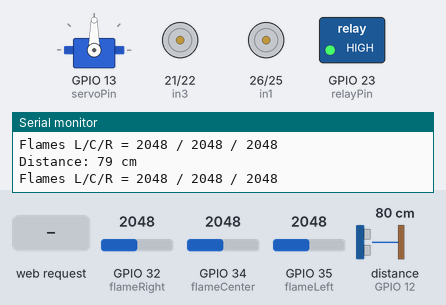
Bench run of a sketch on a simulated ESP32. On the bench: servo, motor-driver pin pairs drawn as motors (green arrow = first pin HIGH = forward, orange = second pin HIGH = backward, longer = more drive), switched loads named in the sketch (green lamp = pin HIGH), the last lines printed to the serial monitor. Wiring (inferred from the names in the program): ultrasonic range finder: trigger GPIO 14; echo GPIO 12. The test bench sets the inputs (shaded band); at power-on: GPIO 32 (flameRight) = 2048, distance to the obstacle (sensor on GPIO 12) 80 cm, GPIO 34 (flameCenter) = 2048, GPIO 35 (flameLeft) = 2048. The echo pulse lasts 58.3 µs per cm; WiFi joins after 1.5 s; servers stay silent unless stated; pins used as bus, display or sensor lines are not drawn.

Above: at 2.7 s.
2.8 s: GPIO 32 (flameRight) set to 1048
4.3 s: GPIO 32 (flameRight) set to 939
At 5.1 s:
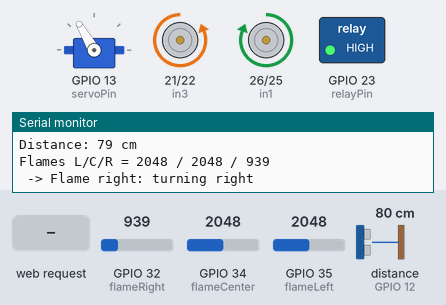
5.8 s: distance to the obstacle (sensor on GPIO 12) set to 32 cm
7.3 s: distance to the obstacle (sensor on GPIO 12) set to 26 cm
At 8.4 s:
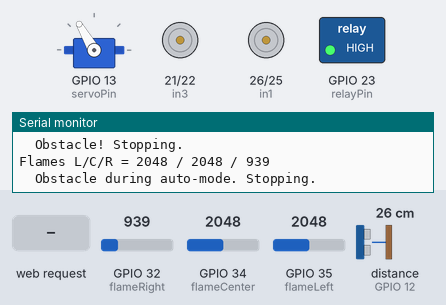
8.9 s: HTTP request GET /forward received
10.5 s: HTTP request GET /backward received
Timing chart, 0 to 13.0 s (numbered marks = the images above; inputs shaded):
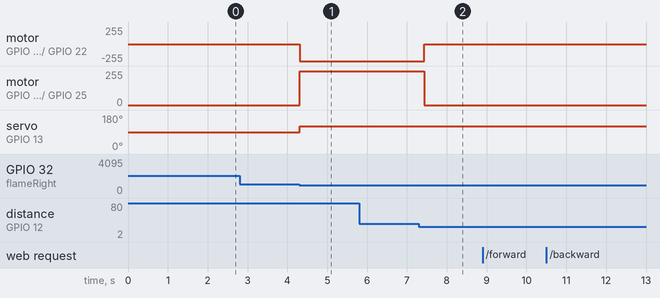

The sketch:

Fire_Fighter_Robot.ino
```cpp
#include <WiFi.h>
#include <ESP32Servo.h>

// Motor control pins
const int in1 = 26;
const int in2 = 25;
const int in3 = 21;
const int in4 = 22;

// Relay pin (you said you’re already using GPIO 23)
const int relayPin = 23;

// Ultrasonic sensor pins
const int trigPin = 14;
const int echoPin = 12;

// Flame sensor pins (analog)
const int flameLeft   = 35;
const int flameRight  = 32;
const int flameCenter = 34;

// Servo for pipe
const int servoPin = 13;
Servo waterServo;

// Wi-Fi credentials
const char* ssid     = "OnePlus 12R";
const char* password = "12345678";

WiFiServer server(80);
bool autoMode = false;

// Read ultrasonic distance (cm)
long readDistance() {
  digitalWrite(trigPin, LOW);
  delayMicroseconds(2);
  digitalWrite(trigPin, HIGH);
  delayMicroseconds(10);
  digitalWrite(trigPin, LOW);
  long d = pulseIn(echoPin, HIGH, 30000);
  if (!d) return 999;
  return d * 0.034 / 2;
}

// Motor helpers
void forward() {
  digitalWrite(in1, HIGH); digitalWrite(in2, LOW);
  digitalWrite(in3, HIGH); digitalWrite(in4, LOW);
}

void backward() {
  digitalWrite(in1, LOW); digitalWrite(in2, HIGH);
  digitalWrite(in3, LOW); digitalWrite(in4, HIGH);
}

void turnRight() {
  digitalWrite(in1, HIGH); digitalWrite(in2, LOW);
  digitalWrite(in3, LOW);  digitalWrite(in4, HIGH);
}

void turnLeft() {
  digitalWrite(in1, LOW);  digitalWrite(in2, HIGH);
  digitalWrite(in3, HIGH); digitalWrite(in4, LOW);
}

void stopMotors() {
  digitalWrite(in1, LOW); digitalWrite(in2, LOW);
  digitalWrite(in3, LOW); digitalWrite(in4, LOW);
}

void setup() {
  Serial.begin(115200);
  pinMode(in1, OUTPUT); pinMode(in2, OUTPUT);
  pinMode(in3, OUTPUT); pinMode(in4, OUTPUT);
  stopMotors();

  pinMode(relayPin, OUTPUT);        // relay is now purely manual
  digitalWrite(relayPin, HIGH);      // ensure it starts OFF

  // Ultrasonic
  pinMode(trigPin, OUTPUT);
  pinMode(echoPin, INPUT);

  // Flame sensors (still used for movement logic)
  pinMode(flameLeft, INPUT);
  pinMode(flameRight, INPUT);
  pinMode(flameCenter, INPUT);

  // Servo
  waterServo.attach(servoPin);
  waterServo.write(90);

  WiFi.begin(ssid, password);
  Serial.print("Connecting to Wi-Fi");
  while (WiFi.status() != WL_CONNECTED) {
    delay(500); Serial.print(".");
  }
  Serial.println("\nConnected – IP = " + WiFi.localIP().toString());
  server.begin();
}

void loop() {
  // 1) Obstacle check
  long dist = readDistance();
  Serial.printf("Distance: %ld cm\n", dist);
  if (dist < 30) {
    Serial.println("  Obstacle! Stopping.");
    stopMotors();
    // relay untouched
  }

  // 2) Flame-chasing movement (relay logic removed entirely)
  int vLeft   = analogRead(flameLeft);
  int vCenter = analogRead(flameCenter);
  int vRight  = analogRead(flameRight);
  Serial.printf("Flames L/C/R = %d / %d / %d\n", vLeft, vCenter, vRight);

  if (!(vLeft == 0 || vCenter == 0 || vRight == 0)) {
    const int TH = 1000;
    if (vCenter < TH) {
      autoMode = true;
      dist = readDistance();
      if (dist < 30) {
        Serial.println("  Obstacle during auto-mode. Stopping.");
        stopMotors();
        autoMode = false;
      } else {
        waterServo.write(90);
        Serial.println(" -> Center flame: moving forward");
        forward();
      }
      delay(200);
    }
    else if (vLeft < TH || vRight < TH) {
      autoMode = true;
      dist = readDistance();
      if (dist < 30) {
        Serial.println("  Obstacle during auto-mode. Stopping.");
        stopMotors();
        autoMode = false;
      } else {
        int diff = abs(vLeft - vRight);
        if (diff < 50) {
          waterServo.write(90);
          Serial.println(" -> Flame equal: moving forward");
          forward();
        }
        else if (vLeft < vRight) {
          waterServo.write(60);
          Serial.println(" -> Flame left: turning left");
          turnLeft();
        }
        else {
          waterServo.write(120);
          Serial.println(" -> Flame right: turning right");
          turnRight();
        }
      }
      delay(200);
    }
    else if (autoMode) {
      Serial.println("  No flame: stopping auto");
      stopMotors();
      autoMode = false;
    }
  }

  // 3) Web server
  WiFiClient client = server.available();
  if (!client) return;

  String req = client.readStringUntil('\r');
  client.read(); // consume '\n'
  Serial.println("Request: " + req);

  // Motor commands
       if (req.indexOf("GET /forward")  >= 0) forward();
  else if (req.indexOf("GET /backward") >= 0) backward();
  else if (req.indexOf("GET /left")     >= 0) turnLeft();
  else if (req.indexOf("GET /right")    >= 0) turnRight();
  else if (req.indexOf("GET /stop")     >= 0) stopMotors();

  // Manual relay commands
  else if (req.indexOf("GET /relayOn")  >= 0) {
    digitalWrite(relayPin, LOW);
    Serial.println("Web → Relay ON");
  }
  else if (req.indexOf("GET /relayOff") >= 0) {
    digitalWrite(relayPin, HIGH);
    Serial.println("Web → Relay OFF");
  }

  // 4) Respond with HTML
  client.println("HTTP/1.1 200 OK\r\nContent-Type: text/html\r\n\r\n");
  client.println(R"rawliteral(
<!DOCTYPE html>
<html lang="en">
<head>
  <meta charset="UTF-8">
  <meta name="viewport" content="width=device-width, initial-scale=1.0">
  <title>Fire Fighter Robot</title>
  <link href="https://fonts.googleapis.com/css2?family=Poppins:wght@400;500;600&display=swap" rel="stylesheet">
  <style>
    :root {
      --primary: #28a745;
      --primary-hover: #218838;
      --danger: #dc3545;
      --danger-hover: #c82333;
      --light: #ffffff;
      --dark: #1f2937;
      --bg: #f8fafc;
      --card-bg: #ffffff;
      --radius: 14px;
      --transition: all 0.3s ease;
      --shadow: 0 4px 20px rgba(0, 0, 0, 0.1);
      --hover-shadow: 0 6px 24px rgba(0, 0, 0, 0.15);
    }

    * {
      box-sizing: border-box;
      margin: 0;
      padding: 0;
    }

    body {
      font-family: 'Poppins', 'Segoe UI', Tahoma, Geneva, Verdana, sans-serif;
      background: var(--bg);
      color: var(--dark);
      display: flex;
      flex-direction: column;
      align-items: center;
      min-height: 100vh;
      padding: 30px 20px;
    }

    .header {
      text-align: center;
      margin-bottom: 30px;
    }

    .header h1 {
      font-size: 2.5rem;
      font-weight: 600;
      margin-bottom: 10px;
    }

    .header .logo {
      max-width: 180px;
      height: auto;
      margin-top: 10px;
    }

    .card {
      background: var(--card-bg);
      padding: 30px 20px;
      border-radius: var(--radius);
      box-shadow: var(--shadow);
      width: 100%;
      max-width: 420px;
    }

    .controller {
      display: grid;
      grid-template-areas:
        ". up ."
        "left . right"
        ". down .";
      gap: 15px;
      justify-items: center;
      align-items: center;
      margin: 30px 0;
    }

    .controller button {
      width: 70px;
      height: 70px;
      font-size: 1.8rem;
      border: none;
      border-radius: var(--radius);
      background: var(--card-bg);
      box-shadow: var(--shadow);
      cursor: pointer;
      transition: var(--transition);
      display: flex;
      align-items: center;
      justify-content: center;
    }

    .controller button:hover {
      transform: translateY(-4px);
      box-shadow: var(--hover-shadow);
    }

    .up    { grid-area: up; }
    .down  { grid-area: down; }
    .left  { grid-area: left; }
    .right { grid-area: right; }

    .manual-controls {
      display: flex;
      justify-content: center;
      margin-top: 30px;
    }

    .manual-controls button {
      padding: 14px 28px;
      font-size: 1rem;
      border-radius: var(--radius);
      border: none;
      cursor: pointer;
      transition: var(--transition);
      box-shadow: var(--shadow);
      font-weight: 500;
      background: var(--danger);
      color: var(--light);
    }

    .manual-controls button.active {
      background: var(--primary);
    }

    .manual-controls button:hover {
      transform: translateY(-3px);
      box-shadow: var(--hover-shadow);
    }
    @media (max-width: 768px) {
  .card {
    padding: 20px 15px;
    max-width: 90%;
  }

  .controller button {
    width: 60px;
    height: 60px;
    font-size: 1.5rem;
  }

  .manual-controls button {
    padding: 12px 24px;
    font-size: 0.95rem;
  }

  .header h1 {
    font-size: 2rem;
  }

  .header .logo {
    max-width: 140px;
  }
}

@media (max-width: 480px) {
  .controller {
    gap: 12px;
  }

  .controller button {
    width: 50px;
    height: 50px;
    font-size: 1.3rem;
  }

  .manual-controls button {
    padding: 10px 20px;
    font-size: 0.9rem;
  }

  .header h1 {
    font-size: 1.6rem;
  }

  .header .logo {
    max-width: 120px;
  }
}
  </style>
</head>

<body>
  <div class="header">
    <h1>Fire Fighter Robot</h1>
    <img src="https://vips.edu/assets/logo-e78ff0ab.webp" alt="VIPS Logo" class="logo">
  </div>

  <div class="card">
    <div class="controller">
      <button class="up" id="btnUp">↑</button>
      <button class="left" id="btnLeft">←</button>
      <button class="right" id="btnRight">→</button>
      <button class="down" id="btnDown">↓</button>
    </div>

    <div class="manual-controls">
      <button id="relayToggle">Relay OFF</button>
    </div>
  </div>

  <script>
    const send = path => fetch(path);

    [['btnUp', '/forward'], ['btnDown', '/backward'],
     ['btnLeft', '/left'], ['btnRight', '/right']].forEach(([id, cmd]) => {
      const btn = document.getElementById(id);
      btn.addEventListener('mousedown', () => send(cmd));
      btn.addEventListener('touchstart', () => send(cmd));
      btn.addEventListener('mouseup', () => send('/stop'));
      btn.addEventListener('touchend', () => send('/stop'));
    });

    const relayBtn = document.getElementById('relayToggle');
    let relayState = false; // false = OFF, true = ON

    relayBtn.addEventListener('click', () => {
      relayState = !relayState;
      if (relayState) {
        send('/relayOn');
        relayBtn.textContent = 'Relay ON';
        relayBtn.classList.add('active');
      } else {
        send('/relayOff');
        relayBtn.textContent = 'Relay OFF';
        relayBtn.classList.remove('active');
      }
    });
  </script>
</body>
</html>
  )rawliteral");
  client.stop();
}
```

Measured:
- the behaviour switches between 1000 and 999 on GPIO 32 (flameRight) (found by bisection; images 0 and 1)
- the behaviour switches between 31 and 30 cm on distance to the obstacle (sensor on GPIO 12) (found by bisection; images 1 and 2)
- after the input at 4.3 s, motor on GPIO 21 (in3) / GPIO 22 (in4): stopped → backward 255/255 at once; motor on GPIO 26 (in1) / GPIO 25 (in2): stopped → forward 255/255 at once; servo on GPIO 13 (servoPin): 90° → 120° at once
- after the input at 7.3 s, motor on GPIO 21 (in3) / GPIO 22 (in4): backward 255/255 → stopped after 0.13 s; motor on GPIO 26 (in1) / GPIO 25 (in2): forward 255/255 → stopped after 0.13 s
